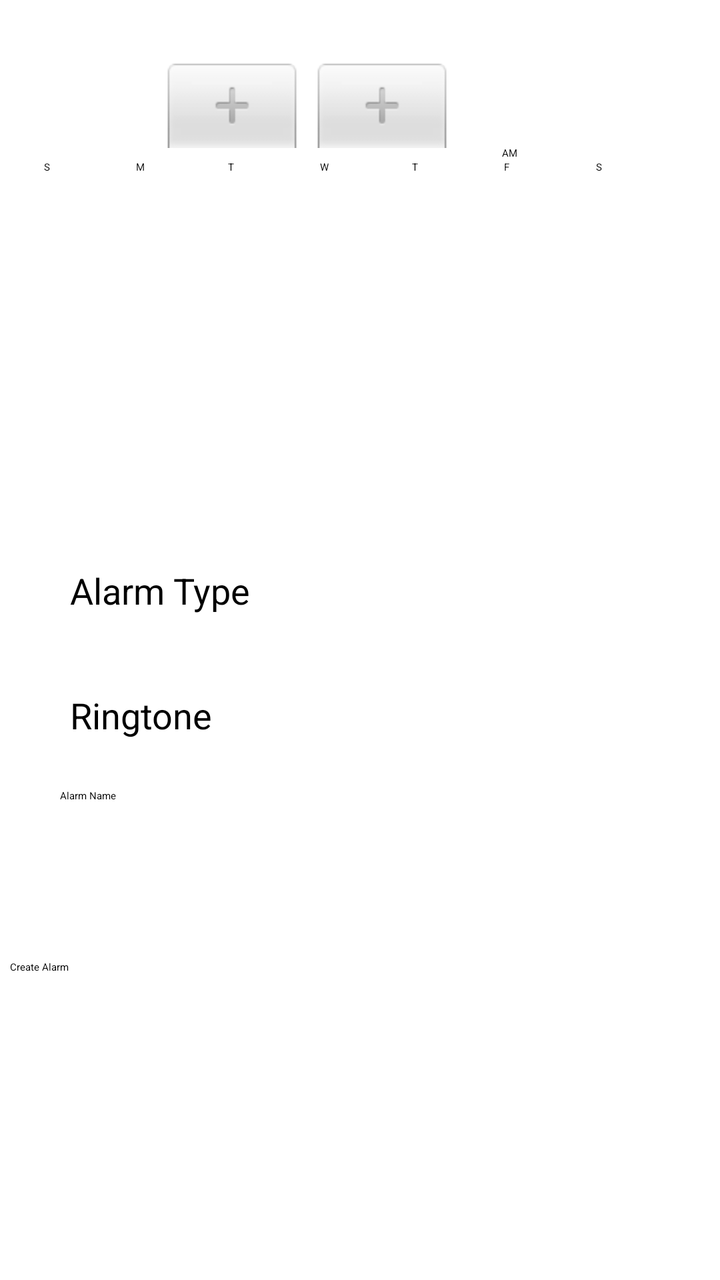
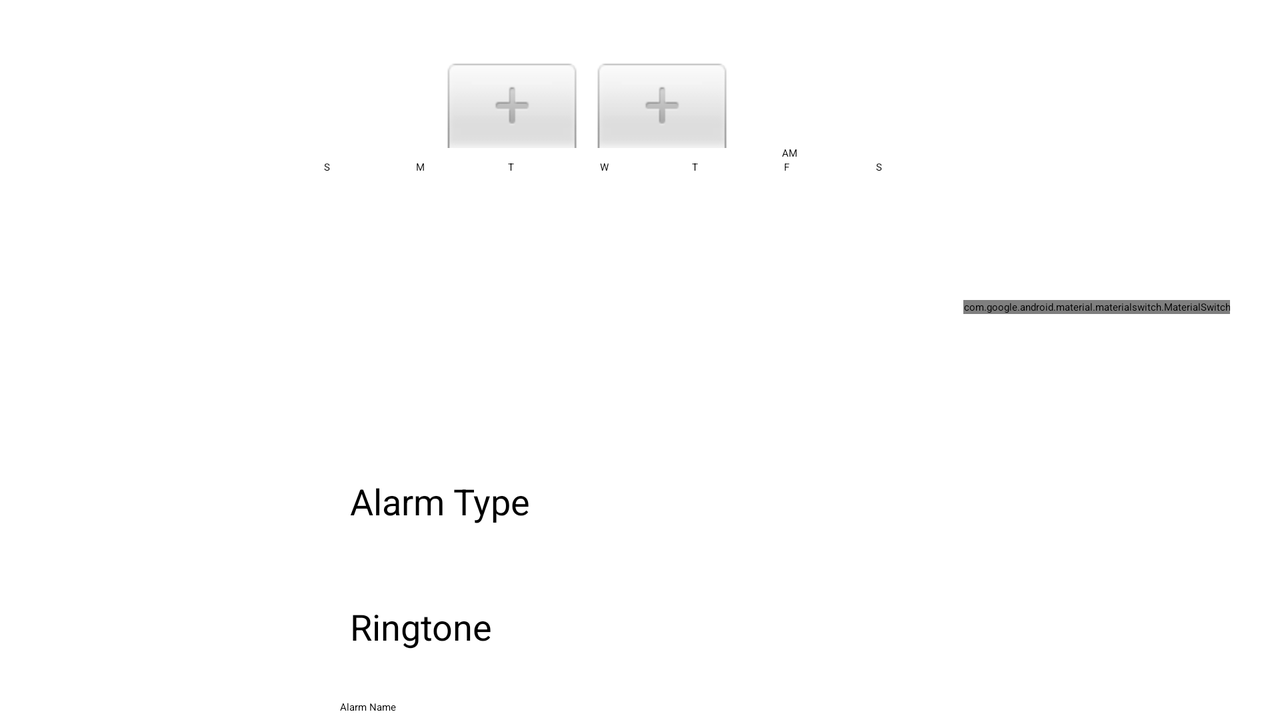

The same Android screen from two of the app's own layout files: first res/layout/ as a phone draws it, then the repository's variant for another configuration, drawn on a device whose configuration selects that folder. Both files follow.
<!-- AndroidManifest.xml: application theme Theme.MyAlarm.SplashScreen -->
<!-- res/layout/fragment_alarm.xml -->
<?xml version="1.0" encoding="utf-8"?>
<LinearLayout xmlns:android="http://schemas.android.com/apk/res/android"
    xmlns:app="http://schemas.android.com/apk/res-auto"
    xmlns:tools="http://schemas.android.com/tools"
    android:id="@+id/create_alarm_activity"
    android:layout_width="match_parent"
    android:layout_height="match_parent"
    android:gravity="center|top"
    android:orientation="vertical"
    tools:context=".AlarmFragment">

    <TimePicker
        android:id="@+id/time_picker"
        android:layout_width="wrap_content"
        android:layout_height="wrap_content"
        android:layout_marginTop="30dp"
        android:timePickerMode="spinner"
        app:layout_constraintBottom_toBottomOf="parent"
        app:layout_constraintEnd_toEndOf="parent"
        app:layout_constraintStart_toStartOf="parent"
        app:layout_constraintTop_toTopOf="parent"
        app:layout_constraintVertical_bias="0.075" />

    <ScrollView
        android:layout_width="match_parent"
        android:layout_height="wrap_content">

        <androidx.coordinatorlayout.widget.CoordinatorLayout
            android:layout_width="match_parent"
            android:layout_height="wrap_content">

            <include
                android:id="@+id/day_picker"
                layout="@layout/day_picker"
                android:layout_width="match_parent"
                android:layout_height="wrap_content" />

            <androidx.appcompat.widget.AppCompatSeekBar
                android:id="@+id/volume"
                android:layout_width="268dp"
                android:layout_height="42dp"
                android:layout_marginStart="15sp"
                android:layout_marginTop="70sp" />

            <TextView
                android:id="@+id/select_alarm_type"
                android:layout_width="300sp"
                android:layout_height="48sp"
                android:layout_gravity="center"
                android:layout_marginTop="25sp"
                android:clickable="true"
                android:elegantTextHeight="true"
                android:focusable="true"
                android:foreground="?android:selectableItemBackground"
                android:gravity="start|center"
                android:paddingStart="5sp"
                android:paddingEnd="5sp"
                android:text="@string/alarm_type"
                android:textSize="18sp"
                app:drawableEndCompat="@drawable/ic_baseline_edit_24" />

            <TextView
                android:id="@+id/alarm_type"
                android:layout_width="300sp"
                android:layout_height="wrap_content"
                android:layout_gravity="center"
                android:gravity="start|center"
                android:paddingStart="10sp"
                app:layout_anchor="@+id/select_alarm_type"
                app:layout_anchorGravity="bottom|center"
                tools:ignore="RtlSymmetry" />

            <TextView
                android:id="@+id/ringtone"
                android:layout_width="300sp"
                android:layout_height="48sp"
                android:layout_gravity="center"
                android:layout_marginTop="150sp"
                android:clickable="true"
                android:elegantTextHeight="true"
                android:focusable="true"
                android:foreground="?android:selectableItemBackground"
                android:gravity="start|center"
                android:paddingStart="5sp"
                android:paddingEnd="5sp"
                android:text="@string/ringtone"
                android:textSize="18sp"
                app:drawableEndCompat="@drawable/ic_baseline_music_note_24" />

            <TextView
                android:id="@+id/ringtone_name"
                android:layout_width="300sp"
                android:layout_height="wrap_content"
                android:layout_gravity="center"
                android:gravity="start|center"
                android:paddingStart="10sp"
                app:layout_anchor="@+id/ringtone"
                app:layout_anchorGravity="bottom|center"
                tools:ignore="RtlSymmetry" />


            <EditText
                android:id="@+id/alarm_name"
                android:layout_width="300sp"
                android:layout_height="wrap_content"
                android:layout_gravity="center"
                android:layout_marginTop="270sp"
                android:autofillHints="Alarm NAMe"
                android:hint="@string/alarm_name"
                android:inputType=""
                android:minHeight="48dp"
                app:hintTextColor="@color/black"
                tools:ignore="LabelFor,TextContrastCheck" />

            <Button
                android:id="@+id/create_alarm"
                android:layout_width="350dp"
                android:layout_height="wrap_content"
                android:layout_gravity="bottom|center"
                android:layout_marginTop="400dp"
                android:text="@string/create_alarm" />

        </androidx.coordinatorlayout.widget.CoordinatorLayout>

    </ScrollView>

</LinearLayout>
<!-- res/layout/day_picker.xml (included above) -->
<?xml version="1.0" encoding="utf-8"?>
<LinearLayout xmlns:android="http://schemas.android.com/apk/res/android"
    xmlns:app="http://schemas.android.com/apk/res-auto"
    xmlns:tools="http://schemas.android.com/tools"
    android:layout_width="match_parent"
    android:layout_height="match_parent"
    android:gravity="center"
    android:orientation="horizontal"
    tools:context=".AlarmFragment">

    <ToggleButton
        android:id="@+id/sunday"
        style="@style/toggleButton"
        android:layout_width="40dp"
        android:layout_height="40dp"
        android:layout_marginLeft="3dp"
        android:layout_marginRight="3dp"
        android:background="@drawable/button_selector_background"
        android:textOff="@string/sunday_toggle"
        android:textOn="@string/sunday_toggle"
        android:clickable="true"
        android:focusable="true" />

    <ToggleButton
        android:id="@+id/monday"
        style="@style/toggleButton"
        android:layout_width="40dp"
        android:layout_height="40dp"
        android:layout_marginLeft="3dp"
        android:layout_marginRight="3dp"
        android:background="@drawable/button_selector_background"
        android:textOff="@string/monday_toggle"
        android:textOn="@string/monday_toggle" />

    <ToggleButton
        android:id="@+id/tuesday"
        style="@style/toggleButton"
        android:layout_width="40dp"
        android:layout_height="40dp"
        android:layout_marginLeft="3dp"
        android:layout_marginRight="3dp"
        android:background="@drawable/button_selector_background"
        android:textOff="@string/tuesday_toggle"
        android:textOn="@string/tuesday_toggle"
        tools:ignore="DuplicateSpeakableTextCheck" />

    <ToggleButton
        android:id="@+id/wednesday"
        style="@style/toggleButton"
        android:layout_width="40dp"
        android:layout_height="40dp"
        android:layout_marginLeft="3dp"
        android:layout_marginRight="3dp"
        android:background="@drawable/button_selector_background"
        android:textOff="@string/wednesday_toggle"
        android:textOn="@string/wednesday_toggle" />

    <ToggleButton
        android:id="@+id/thursday"
        style="@style/toggleButton"
        android:layout_width="40dp"
        android:layout_height="40dp"
        android:layout_marginLeft="3dp"
        android:layout_marginRight="3dp"
        android:background="@drawable/button_selector_background"
        android:textOff="@string/thursday_toggle"
        android:textOn="@string/thursday_toggle" />

    <ToggleButton
        android:id="@+id/friday"
        style="@style/toggleButton"
        android:layout_width="40dp"
        android:layout_height="40dp"
        android:layout_marginLeft="3dp"
        android:layout_marginRight="3dp"
        android:background="@drawable/button_selector_background"
        android:textOff="@string/friday_toggle"
        android:textOn="@string/friday_toggle" />

    <ToggleButton
        android:id="@+id/saturday"
        style="@style/toggleButton"
        android:layout_width="40dp"
        android:layout_height="40dp"
        android:layout_marginLeft="3dp"
        android:layout_marginRight="3dp"
        android:background="@drawable/button_selector_background"
        android:textOff="@string/saturday_toggle"
        android:textOn="@string/saturday_toggle" />
</LinearLayout>
<!-- resources referenced by this layout -->
<resources>
  <color name="black">#FF000000</color>
  <!-- drawable button_selector_background (drawable) -->
  <?xml version="1.0" encoding="utf-8"?>
  <ripple xmlns:android="http://schemas.android.com/apk/res/android"
      android:color="@color/light_gray">
      <item android:id="@android:id/mask">
          <shape android:shape="oval">
              <solid android:color="?android:colorPrimary"/>
          </shape>
      </item>
      <item>
          <selector>
              <item android:state_checked="true" android:drawable="@drawable/day_selector_background">
              </item>
          </selector>
      </item>
  </ripple>
  <string name="alarm_name">Alarm Name</string>
  <string name="alarm_type">Alarm Type</string>
  <string name="create_alarm">Create Alarm</string>
  <string name="friday_toggle">F</string>
  <string name="monday_toggle">M</string>
  <string name="ringtone">Ringtone</string>
  <string name="saturday_toggle">S</string>
  <string name="sunday_toggle">S</string>
  <string name="thursday_toggle">T</string>
  <string name="tuesday_toggle">T</string>
  <string name="wednesday_toggle">W</string>
  <style name="toggleButton" parent="Theme.MaterialComponents">
          
          <item name="android:buttonStyleToggle">@style/Widget.Button.Toggle</item>
          
          <item name="android:textColor">@drawable/day_selected_text_color</item>
      </style>
  <!-- drawable day_selector_background (drawable) -->
  <?xml version="1.0" encoding="utf-8"?>
  <shape xmlns:android="http://schemas.android.com/apk/res/android"
      android:shape="oval">
      <stroke
          android:width="1dp"
          android:color="@color/amber_700"/>
  </shape>
  <style name="Widget.Button.Toggle" parent="android:Widget">
          <item name="android:background">@drawable/selected_background</item>
      </style>
  <!-- drawable day_selected_text_color (drawable) -->
  <?xml version="1.0" encoding="utf-8"?>
  <selector xmlns:android="http://schemas.android.com/apk/res/android">
      <item android:state_checked="false"
          android:color="@color/black"/>
  
      <item android:state_checked="true"
          android:color="@color/amber_700" />
  </selector>
  <color name="amber_700">#FFA000</color>
  <!-- drawable selected_background (drawable) -->
  <selector xmlns:android="http://schemas.android.com/apk/res/android">
      <item android:drawable="@android:color/transparent" android:state_checked="false" />
      <item android:drawable="@drawable/day_selector_background" android:state_checked="true" />
  </selector>
</resources>
<!-- res/layout-land/fragment_alarm.xml (the repository's variant of the layout above) -->
<!-- drawn on the phone turned sideways -->
<?xml version="1.0" encoding="utf-8"?>
<LinearLayout xmlns:android="http://schemas.android.com/apk/res/android"
    xmlns:app="http://schemas.android.com/apk/res-auto"
    xmlns:tools="http://schemas.android.com/tools"
    android:id="@+id/create_alarm_activity"
    android:layout_width="match_parent"
    android:layout_height="match_parent"
    android:gravity="center|top"
    android:orientation="vertical"
    tools:context=".AlarmFragment">

    <TimePicker
        android:id="@+id/time_picker"
        android:layout_width="wrap_content"
        android:layout_height="wrap_content"
        android:layout_marginTop="30dp"
        android:timePickerMode="spinner"
        app:layout_constraintBottom_toBottomOf="parent"
        app:layout_constraintEnd_toEndOf="parent"
        app:layout_constraintStart_toStartOf="parent"
        app:layout_constraintTop_toTopOf="parent"
        app:layout_constraintVertical_bias="0.075" />

    <ScrollView
        android:layout_width="match_parent"
        android:layout_height="wrap_content">

        <androidx.coordinatorlayout.widget.CoordinatorLayout
            android:layout_width="match_parent"
            android:layout_height="wrap_content">

            <include
                android:id="@+id/day_picker"
                layout="@layout/day_picker"
                android:layout_width="match_parent"
                android:layout_height="wrap_content" />

            <androidx.appcompat.widget.AppCompatSeekBar
                android:id="@+id/volume"
                android:layout_width="268dp"
                android:layout_height="42dp"
                android:layout_marginStart="15sp"
                android:layout_marginTop="70sp" />

            <com.google.android.material.materialswitch.MaterialSwitch
                android:id="@+id/vibration_switch"
                android:layout_width="wrap_content"
                android:layout_height="wrap_content"
                android:layout_gravity="end"
                android:layout_marginTop="70sp"
                android:layout_marginEnd="25sp"
                android:drawableStart="@drawable/ic_baseline_vibration_24"
                android:drawablePadding="5dp" />

            <TextView
                android:id="@+id/select_alarm_type"
                android:layout_width="300sp"
                android:layout_height="48sp"
                android:layout_gravity="center"
                android:layout_marginTop="25sp"
                android:clickable="true"
                android:elegantTextHeight="true"
                android:focusable="true"
                android:foreground="?android:selectableItemBackground"
                android:gravity="start|center"
                android:paddingStart="5sp"
                android:paddingEnd="5sp"
                android:text="@string/alarm_type"
                android:textSize="18sp"
                app:drawableEndCompat="@drawable/ic_baseline_edit_24" />

            <TextView
                android:id="@+id/alarm_type"
                android:layout_width="300sp"
                android:layout_height="wrap_content"
                android:layout_gravity="center"
                android:gravity="start|center"
                android:paddingStart="10sp"
                app:layout_anchor="@+id/select_alarm_type"
                app:layout_anchorGravity="bottom|center"
                tools:ignore="RtlSymmetry" />

            <TextView
                android:id="@+id/ringtone"
                android:layout_width="300sp"
                android:layout_height="48sp"
                android:layout_gravity="center"
                android:layout_marginTop="150sp"
                android:clickable="true"
                android:elegantTextHeight="true"
                android:focusable="true"
                android:foreground="?android:selectableItemBackground"
                android:gravity="start|center"
                android:paddingStart="5sp"
                android:paddingEnd="5sp"
                android:text="@string/ringtone"
                android:textSize="18sp"
                app:drawableEndCompat="@drawable/ic_baseline_music_note_24" />

            <TextView
                android:id="@+id/ringtone_name"
                android:layout_width="300sp"
                android:layout_height="wrap_content"
                android:layout_gravity="center"
                android:gravity="start|center"
                android:paddingStart="10sp"
                app:layout_anchor="@+id/ringtone"
                app:layout_anchorGravity="bottom|center"
                tools:ignore="RtlSymmetry" />


            <EditText
                android:id="@+id/alarm_name"
                android:layout_width="300sp"
                android:layout_height="wrap_content"
                android:layout_gravity="center"
                android:layout_marginTop="270sp"
                android:autofillHints="Alarm NAMe"
                android:hint="@string/alarm_name"
                android:inputType=""
                android:minHeight="48dp"
                app:hintTextColor="@color/black"
                tools:ignore="LabelFor,TextContrastCheck" />

        </androidx.coordinatorlayout.widget.CoordinatorLayout>

    </ScrollView>

    <Button
        android:id="@+id/create_alarm"
        android:layout_width="350dp"
        android:layout_height="wrap_content"
        android:layout_gravity="bottom|center"
        android:layout_marginTop="20dp"
        android:text="@string/create_alarm" />

</LinearLayout>
